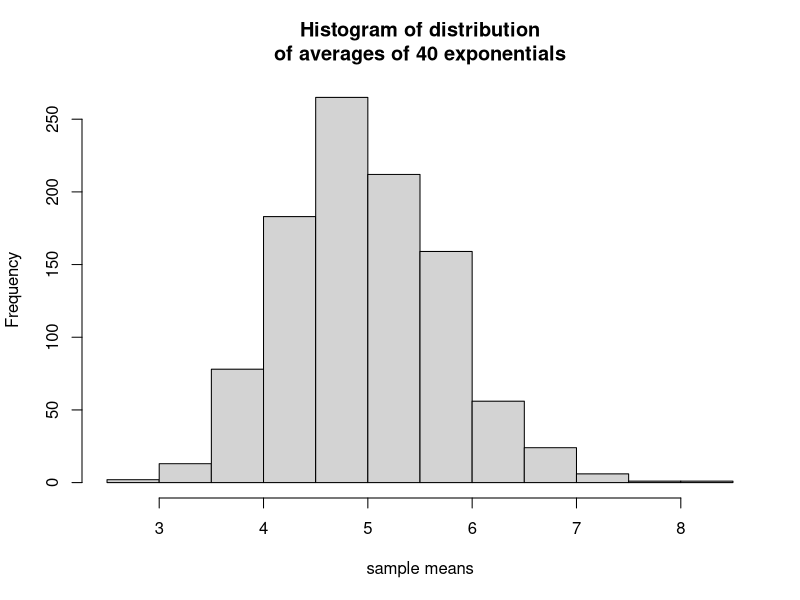
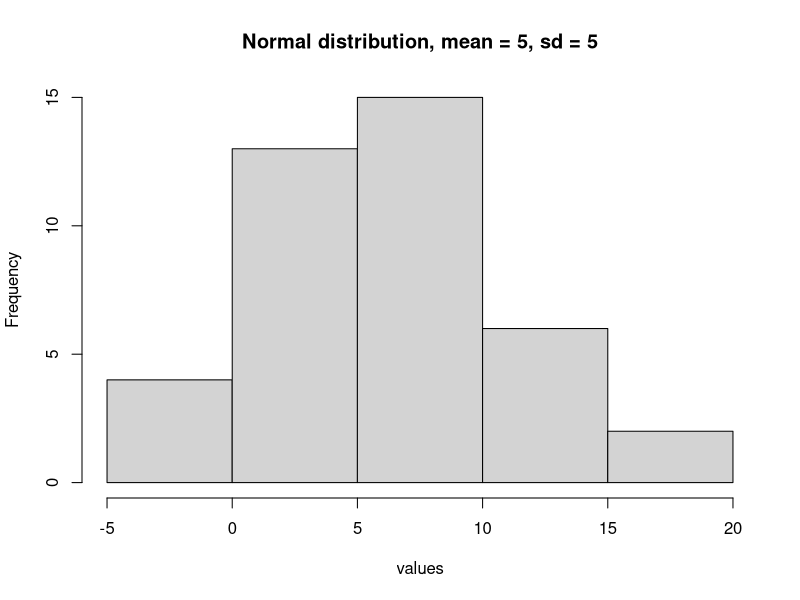
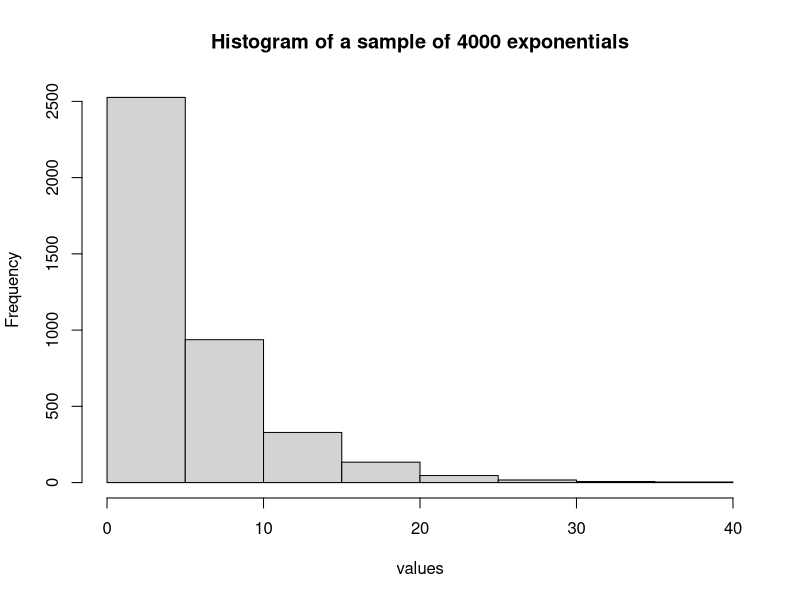
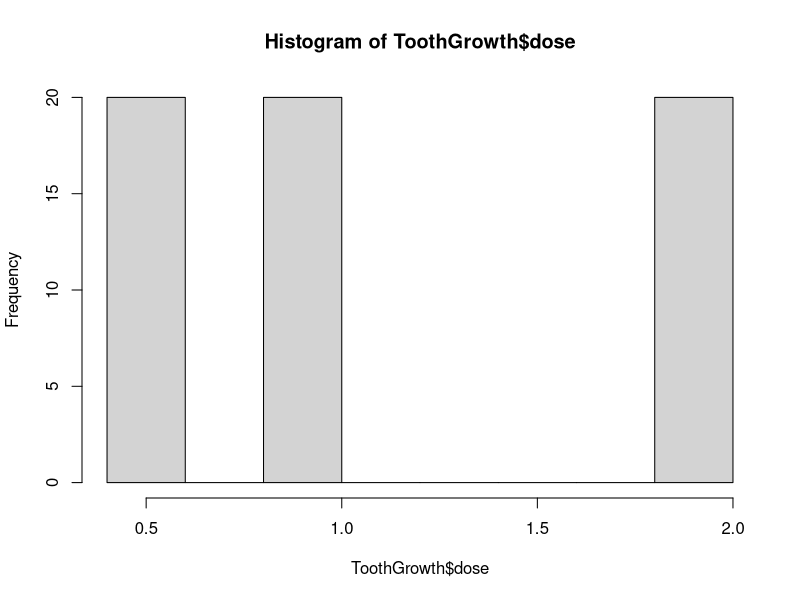
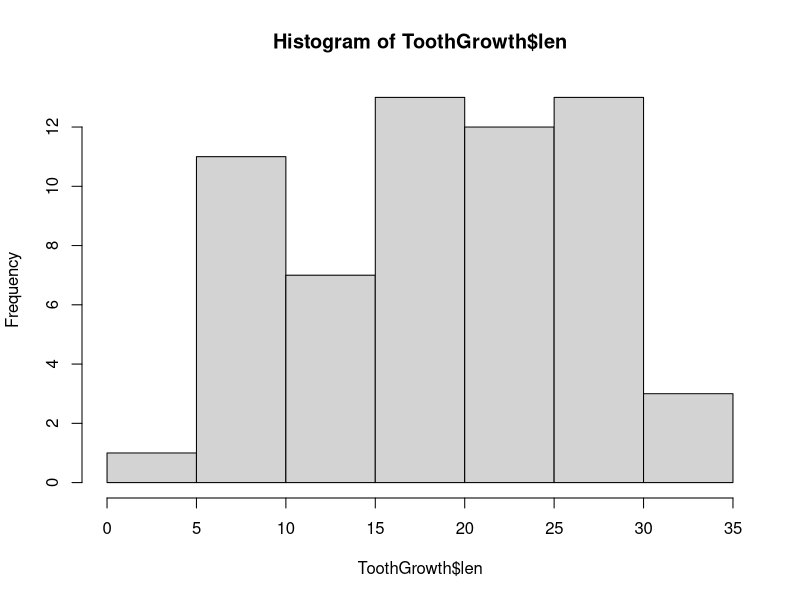
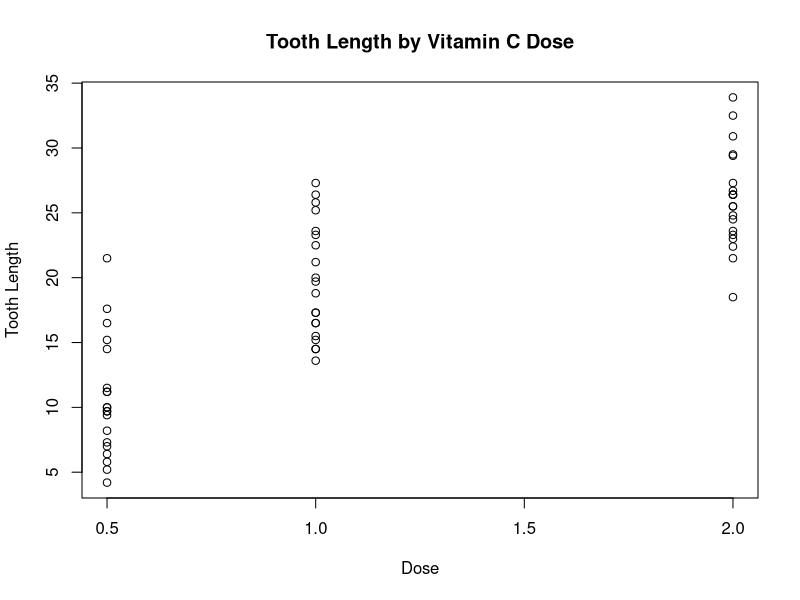

Write the R code that produced these figures, in order. (Note: this script raises an error after producing the figures.)
## ---- chunk 1
# Lambda
l = 0.2

# Theoretical mean
1/l
## ---- chunk 2
# Set the random seed for reproducible results
set.seed(12345)

# Set N
n = 40

# Take the mean of the generated sample
mean(rexp(n, l))
## ---- chunk 3
# Set the random seed for reproducible results
set.seed(12345)

# List of sample sizes to simulate
ns <- c(40, 400, 4000, 40000, 400000)

means <- NULL
# For each sample size in the list, generate a
# distribution, take the mean, and put it into a
# collection of means
for(i in 1:length(ns)){
  means <- rbind(means, round(mean(rexp(ns[i], l)), 2))
}
# Print the means
means
## ---- chunk 4
# Set the random seed for reproducible results
set.seed(12345)

means <- NULL
# Generate 1000 distributions of 40 exponentials,
# taking the mean of each one and putting it into
# a collection of means
for (i in 1:1000){
  means = c(means, mean(rexp(n, l)))
}
# Mean of means
mean(means)
## ---- chunk 5
l = 0.2

1/l
## ---- chunk 6
# Set the random seed for reproducible results
set.seed(12345)

# Set N
n = 40

# Take the sd of the generated sample
sd(rexp(n, l))
## ---- chunk 7
# Set the random seed for reproducible results
set.seed(12345)

# List of sample sizes to simulate
ns <- c(40, 400, 4000, 40000, 400000)

sds <- NULL
# For each sample size in the list, generate a
# distribution, take the sd, and put it into a
# collection of sds
for(i in 1:length(ns)){
  sds <- rbind(sds, round(sd(rexp(ns[i], l)), 2))
}
# Print the sds
sds
## ---- chunk 8
# Set the random seed for reproducible results
set.seed(12345)

means = NULL
# Generate 1000 distributions of 40 exponentials,
# taking the mean of each one and putting it into
# a collection of means
for (i in 1:1000){
  means = c(means, mean(rexp(n, l)))
}
# Mean of the distribution of sds
sd(means)
## ---- chunk 9
5/40
## ---- chunk 10
# Set the random seed for reproducible results
set.seed(12345)

means <- NULL
# Generate 1000 distributions of 40 exponentials,
# taking the mean of each one and putting it into
# a collection of means
for (i in 1:1000){
  means <- c(means, mean(rexp(n, l)))
}
# Histogram
hist(means, 
     main = "Histogram of distribution\nof averages of 40 exponentials",
     xlab = "sample means")
## ---- chunk 11
# Set the random seed for reproducible results
set.seed(12345)

hist(rnorm(n, mean = 5, sd = 5), 
     main = "Normal distribution, mean = 5, sd = 5",
     xlab = "values")
## ---- chunk 12
# Set the random seed for reproducible results
set.seed(12345)

# Set N to something large
n = 4000

# Histogram of the generated sample
hist(rexp(n, l), 
     main = "Histogram of a sample of 4000 exponentials",
     xlab = "values")
## ---- chunk 13
# Load the data
# "The Effect of Vitamin C on Tooth Growth in Guinea Pigs"
data(ToothGrowth)
## ---- chunk 14
# Look at the structure of the data
str(ToothGrowth)
## ---- chunk 15
hist(ToothGrowth$dose) # Vitamin C dose
hist(ToothGrowth$len) # Tooth length
plot(ToothGrowth$len ~ ToothGrowth$dose,
     main = "Tooth Length by Vitamin C Dose",
     xlab = "Dose",
     ylab = "Tooth Length")
## ---- chunk 16
nrow(ToothGrowth)
summary(ToothGrowth)
## ---- chunk 17
ntests <- 13
## ---- chunk 18
t.test(ToothGrowth$len ~ ToothGrowth$supp, 
       alt = "two.sided",
       paired = FALSE)$p.value -> supp.p

supp.p * ntests
## ---- chunk 19
dose1 <- ToothGrowth[ToothGrowth$dose==0.5,]
dose2 <- ToothGrowth[ToothGrowth$dose==1.0,]
dose3 <- ToothGrowth[ToothGrowth$dose==2.0,]

# Pair 1 (0.5 vs. 1.0)
t.test(dose1$len, dose2$len, 
       alt = "two.sided",
       paired = FALSE)$p.value -> pair1.p

# Pair 2 (0.5 vs. 2.0)
t.test(dose1$len, dose3$len, 
       alt = "two.sided",
       paired = FALSE)$p.value -> pair2.p

# Pair 3 (1.0 vs. 2.0)
t.test(dose2$len, dose3$len, 
       alt = "two.sided",
       paired = FALSE)$p.value -> pair3.p

mean(dose1$len)
mean(dose2$len)
mean(dose3$len)
pair1.p * ntests
pair2.p * ntests
pair3.p * ntests
## ---- chunk 20
dose1.oj <- ToothGrowth[ToothGrowth$dose==0.5 & ToothGrowth$supp=="OJ",]
dose2.oj <- ToothGrowth[ToothGrowth$dose==1.0 & ToothGrowth$supp=="OJ",]
dose3.oj <- ToothGrowth[ToothGrowth$dose==2.0 & ToothGrowth$supp=="OJ",]

# Pair 1 (0.5 vs. 1.0)
t.test(dose1.oj$len, dose2.oj$len, 
       alt = "two.sided",
       paired = FALSE)$p.value -> pair1.p.oj

# Pair 2 (0.5 vs. 2.0)
t.test(dose1.oj$len, dose3.oj$len, 
       alt = "two.sided",
       paired = FALSE)$p.value -> pair2.p.oj

# Pair 3 (1.0 vs. 2.0)
t.test(dose2.oj$len, dose3.oj$len, 
       alt = "two.sided",
       paired = FALSE)$p.value -> pair3.p.oj

mean(dose1.oj$len)
mean(dose2.oj$len)
mean(dose3.oj$len)
pair1.p.oj * ntests
pair2.p.oj * ntests
pair3.p.oj * ntests
## ---- chunk 21
dose1.vc <- ToothGrowth[ToothGrowth$dose==0.5 & ToothGrowth$supp=="VC",]
dose2.vc <- ToothGrowth[ToothGrowth$dose==1.0 & ToothGrowth$supp=="VC",]
dose3.vc <- ToothGrowth[ToothGrowth$dose==2.0 & ToothGrowth$supp=="VC",]

# Pair 1 (0.5 vs. 1.0)
t.test(dose1.vc$len, dose2.vc$len, 
       alt = "two.sided",
       paired = FALSE)$p.value -> pair1.p.vc

# Pair 2 (0.5 vs. 2.0)
t.test(dose1.vc$len, dose3.vc$len, 
       alt = "two.sided",
       paired = FALSE)$p.value -> pair2.p.vc

# Pair 3 (1.0 vs. 2.0)
t.test(dose2.vc$len, dose3.vc$len, 
       alt = "two.sided",
       paired = FALSE)$p.value -> pair3.p.vc

mean(dose1.vc$len)
mean(dose2.vc$len)
mean(dose3.vc$len)
pair1.p.vc * ntests
pair2.p.vc * ntests
pair3.p.vc * ntests
## ---- chunk 22
# Dose 1 (0.5)
t.test(dose1.vc$len, dose1.oj$len, 
       alt = "two.sided",
       paired = FALSE)$p.value -> pair1.p.vc.oj

# Dose 2 (1.0)
t.test(dose2.vc$len, dose2.oj$len, 
       alt = "two.sided",
       paired = FALSE)$p.value -> pair2.p.vc.oj

# Dose 3 (2.0)
t.test(dose3.vc$len, dose3.oj$len, 
       alt = "two.sided",
       paired = FALSE)$p.value -> pair3.p.vc.oj

rbind( 
  mean(dose1.vc$len),
  mean(dose1.oj$len)
)
rbind( 
  mean(dose2.vc$len),
  mean(dose2.oj$len)
)
rbind( 
  mean(dose3.vc$len),
  mean(dose3.oj$len)
)

pair1.p.vc.oj * ntests
pair2.p.vc.oj * ntests
pair3.p.vc.oj * ntests
